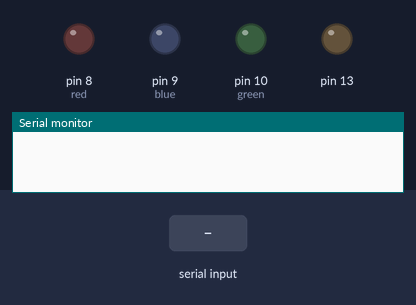
Recording of a sketch running on a simulated Arduino Uno, built with avr-gcc and run on an emulated ATmega328P. On the bench: output pins drawn as LEDs (lit = HIGH), the last lines printed to the serial monitor. Inputs (shaded band) come from the test bench. Pins used as bus, display or sensor lines are not drawn.

Above: at 1.2 s.
1.3 s: "r" received over Serial
At 1.8 s:
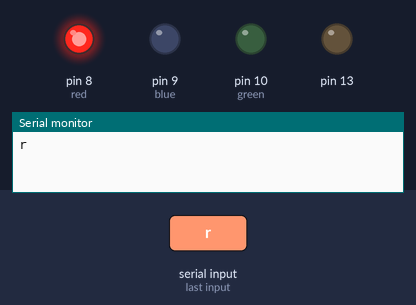
2.8 s: "g" received over Serial
At 4.0 s:
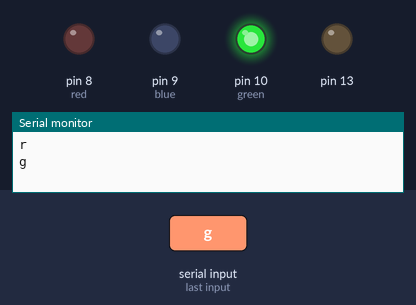
4.3 s: "b" received over Serial
At 5.3 s:
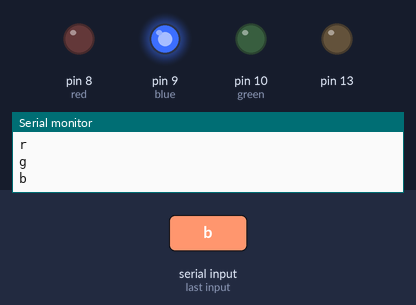
5.8 s: "v" received over Serial
At 6.4 s:
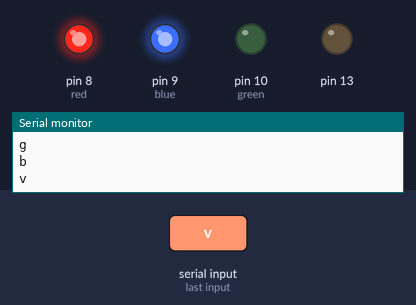
7.3 s: "y" received over Serial
At 7.6 s:
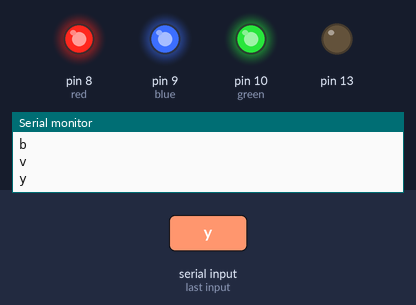
Timing chart, 0 to 9.8 s (numbered marks = the images above; inputs shaded):
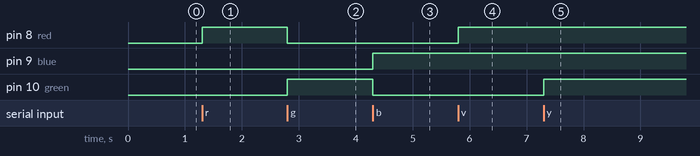

Measured:
- after the input at 1.3 s, pin 8 (red): LOW → HIGH at once
- after the input at 2.8 s, pin 8 (red): HIGH → LOW at once; pin 10 (green): LOW → HIGH at once
- after the input at 4.3 s, pin 9 (blue): LOW → HIGH at once; pin 10 (green): HIGH → LOW at once
- after the input at 5.8 s, pin 8 (red): LOW → HIGH at once
- after the input at 7.3 s, pin 10 (green): LOW → HIGH at once

The sketch:

colorMix.ino
```cpp
 #define S0 4
#define S1 5
#define S2 6
#define S3 7
#define red 8
#define green 10
#define blue 9
#define sensorOut 8
int frequency = 0;


char junk;
String inputString="";

String str;
void setup() {
  pinMode(S0, OUTPUT);
  pinMode(S1, OUTPUT);
  pinMode(S2, OUTPUT);
  pinMode(S3, OUTPUT);
  pinMode(13, OUTPUT);
  pinMode(red,OUTPUT);
  pinMode(green,OUTPUT);
  pinMode(blue,OUTPUT);

  pinMode(sensorOut, INPUT);

  // Setting frequency-scaling to 20%
  digitalWrite(S0,HIGH);
  digitalWrite(S1,LOW);
  inputString.reserve(200);
  Serial.begin(9600);
}
void loop() {
//
//analogWrite(green,255);
if(Serial.available()){
  while(Serial.available())
    {
      char inChar = (char)Serial.read(); //read the input
      inputString += inChar;        //make a string of the characters coming on serial
    }
    Serial.println(inputString);
    while (Serial.available() > 0)
    { junk = Serial.read() ; }      // clear the serial buffer
    if(inputString == "r"){         //in case of 'a' turn the LED on
       analogWrite(red,255);
          analogWrite(green,0);
          analogWrite(blue,0);
    }else if(inputString == "g"){   //incase of 'b' turn the LED roff
      analogWrite(red,0);
          analogWrite(green,255);
          analogWrite(blue,0);
    }else if(inputString == "b"){   //incase of 'b' turn the LED off
      analogWrite(red,0);
          analogWrite(green,0);
          analogWrite(blue,255);
    }else if(inputString == "v"){   //incase of 'b' turn the LED off
          analogWrite(red,255);
          analogWrite(green,0);
          analogWrite(blue,255);
//        }
    }
    else if(inputString == "y"){   //incase of 'b' turn the LED off
          analogWrite(red,255);
          analogWrite(green,255);
          analogWrite(blue,255);
//        }
    }

    else if(inputString == "w"){   //incase of 'b' turn the LED off
          analogWrite(red,255);
          analogWrite(green,255);
          analogWrite(blue,255);
//        }
    }
    inputString = "";
//  }


}

}
```
